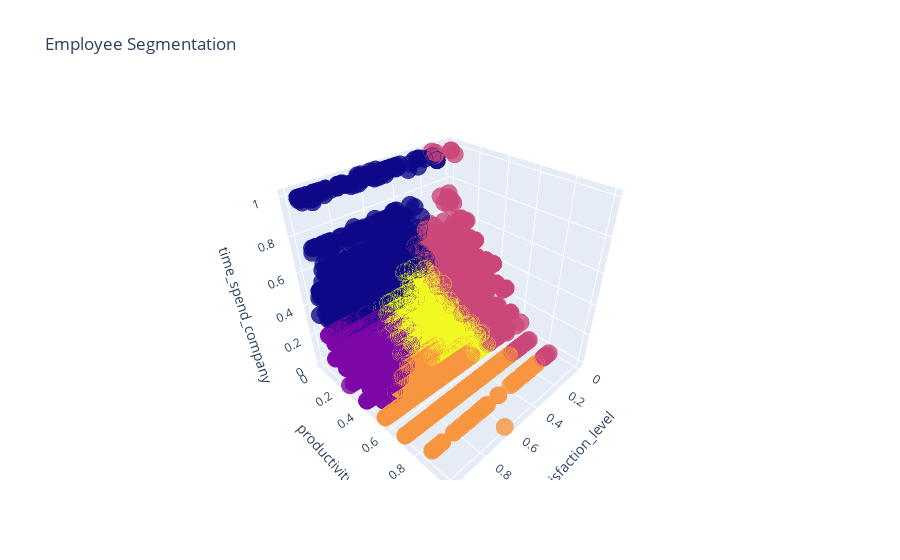

Notebook code for this chart:
### Code cell
import plotly.graph_objs as go
import plotly as py
py.offline.init_notebook_mode(connected = True)
df_cluster['cluster_id'] =  k_means.labels_
trace1 = go.Scatter3d(
    x = df_cluster['satisfaction_level'],
    y = df_cluster['productivity'],
    z = df_cluster['time_spend_company'],
    mode ='markers',
    marker = dict(color = df_cluster['cluster_id'], size = 6, line = dict(color= df_cluster['cluster_id'], width= 12), opacity = 0.8)) 
data = [trace1]
layout = go.Layout(title= 'Employee Segmentation', scene = dict(xaxis = dict(title  = 'satisfaction_level'), yaxis = dict(title  = 'productivity'), zaxis = dict(title  = 'time_spend_company')))
fig = go.Figure(data = data, layout=layout)
py.offline.iplot(fig)
plt.show();

### Figure 1 — Plotly figure (JSON) as saved in the notebook; plotly's stock layout.template omitted (floating-point values rounded to 4 significant figures; data arrays with more than 128 entries replaced by an {"elided": "..."} marker saying what was removed)
{"data": [{"marker": {"color": {"elided": "11991 int values"}, "line": {"color": {"elided": "11991 int values"}, "width": 12}, "opacity": 0.8, "size": 6}, "mode": "markers", "type": "scatter3d", "x": {"elided": "11991 float values"}, "y": {"elided": "11991 float values"}, "z": {"elided": "11991 float values"}}], "layout": {"scene": {"xaxis": {"title": {"text": "satisfaction_level"}}, "yaxis": {"title": {"text": "productivity"}}, "zaxis": {"title": {"text": "time_spend_company"}}}, "title": {"text": "Employee Segmentation"}}}
